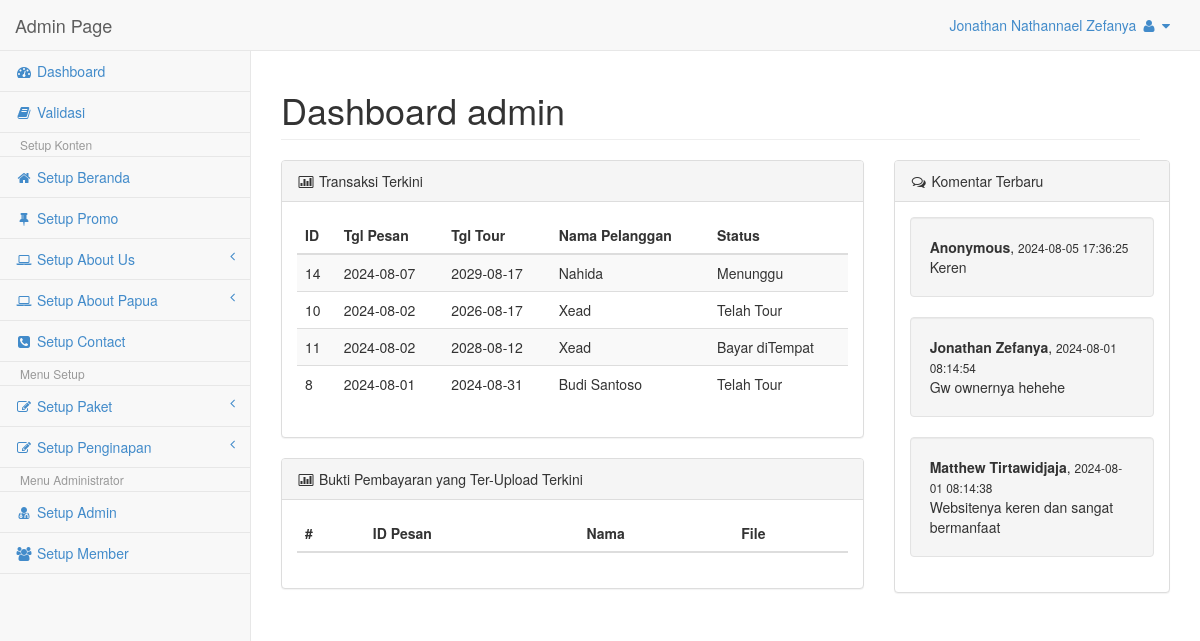
The app's page /Admin/home.php (signed in) with its own data.
### tables this page shows
CREATE TABLE `tbl_pesan` (
  `id_pesan` int NOT NULL,
  `id_user` int NOT NULL,
  `id_paket` int NOT NULL,
  `id_hotel` int NOT NULL,
  `tgl_pesan` date NOT NULL,
  `tgl_tour` date NOT NULL,
  `status` char(2) NOT NULL DEFAULT 'S1'
);

CREATE TABLE `tbl_user` (
  `id_user` int NOT NULL,
  `nama_user` varchar(30) NOT NULL,
  `email_user` varchar(50) NOT NULL,
  `tipe_id` varchar(50) DEFAULT NULL,
  `no_id` varchar(30) DEFAULT NULL,
  `no_hp` varchar(14) DEFAULT NULL,
  `no_rek` varchar(50) DEFAULT NULL,
  `nama_rek` varchar(50) DEFAULT NULL,
  `username` varchar(30) NOT NULL,
  `password` varchar(12) NOT NULL,
  `tgl_lahir` varchar(30) DEFAULT NULL,
  `jekel` varchar(1) NOT NULL,
  `alamat` text
);

CREATE TABLE `komentar` (
  `id_komentar` int NOT NULL,
  `nama` varchar(50) NOT NULL,
  `komentar` text NOT NULL,
  `waktu` datetime NOT NULL
);

### Admin/home.php (the view, shortened to what this page needs)
<?php session_start();
if(isset($_SESSION['user_admin'])){
	include "../config/koneksi.php";
	$level		=$_SESSION['level'];
?>
<!DOCTYPE html>
<html>
<head>
    <link href="css/bootstrap.min.css" rel="stylesheet">
    <link href="font-awesome/css/font-awesome.css" rel="stylesheet">
    <link href="css/plugins/morris/morris-0.4.3.min.css" rel="stylesheet">
    <link href="css/plugins/timeline/timeline.css" rel="stylesheet">
    <link href="css/sb-admin.css" rel="stylesheet">
</head>
<body>
    <div id="wrapper">
		<?php
			if($level=='admin'){
				include"nav.php";
			}else if($level=='operator'){
				include"nav_operator.php";
			}else{
				echo "Anda tidak punya hak access!! Hayoo!! Siapa Anda??";
			}
		?>
        <div id="page-wrapper">
        	<div class="row col-lg-12">
            	<h1 class="page-header">Dashboard <?php echo $level; ?></h1>
            </div>
            <div class="row">
            <div class="col-lg-8">
            <div class="panel panel-default">
            	<div class="panel-heading">
                	<i class="fa fa-bar-chart-o fa-fw"></i> Transaksi Terkini
                </div>
                <div class="panel-body">
                	<div class="table-responsive">
                        <table class="table table-hover table-striped" id="dataTables-transaksi">
                            <thead>
                                <tr>
                                    <th class="text-left">ID</th>
                                    <th class="text-left">Tgl Pesan</th>
                                    <th class="text-left">Tgl Tour</th>
                                    <th class="text-left">Nama Pelanggan</th>
                                    <th class="text-left">Status</th>
                                </tr>
                            </thead>
                            <tbody>
                            <?php
                                $comot=mysqli_query($kon,"SELECT * FROM tbl_pesan, tbl_paket, tbl_hotel, tbl_user WHERE tbl_pesan.id_user=tbl_user.id_user AND tbl_pesan.id_paket=tbl_paket.id_paket AND tbl_pesan.id_hotel=tbl_hotel.id_hotel ORDER BY tgl_pesan DESC LIMIT 5");
                                while($isi_tbl=mysqli_fetch_array($comot))
                                {
                                $total_harga	=$isi_tbl['harga_paket']+$isi_tbl['harga'];
                                $now= date("Y-m-d");
                            ?>
                                <tr>
                                    <td><?php echo $isi_tbl['id_pesan'] ?></td>
                                    <td><?php echo $isi_tbl['tgl_pesan']; ?></td>
                                    <td><?php
                                    if($isi_tbl['tgl_tour']<$now){
                                        $txtS="Kadaluarsa!!";
                                        echo "<div class='tooltip-demo'><span data-toggle='tooltip' data-placement='top' title='".$txtS."'><div class='text-danger'><i class='fa fa-warning'></i>&nbsp".$isi_tbl['tgl_tour']."</div></span></div>";
                                    }else{
                                        echo $isi_tbl['tgl_tour'];
                                    }?></td>
                                    <td><?php echo $isi_tbl['nama_user']; ?></td>
                                    <td><div class="tooltip-demo"><span data-toggle="tooltip" data-placement="top"
                                        title="Total Harga <?php echo $total_harga; ?> IDR">
                                        <?php
                                        if($isi_tbl['status']=='S1'){
                                            $stat="Menunggu";
                                        }else if($isi_tbl['status']=='S2'){
                                            $stat="Lunas";
                                        }else if($isi_tbl['status']=='S3'){
                                            $stat="Bayar diTempat";
                                        }else if($isi_tbl['status']=='S4'){
                                            $stat="Telah Tour";
                                        }else{
                                            $stat="";
                                        }
                                        echo $stat;
                                        ?></span></div>
                                    </td>
                                </tr>
                            <?php
                                }
                            ?>
                            </tbody>
                        </table>
                	</div>
                </div>
            </div>
			<div class="panel panel-default">
            	<div class="panel-heading">
                	<i class="fa fa-bar-chart-o fa-fw"></i> Bukti Pembayaran yang Ter-Upload Terkini
                </div>
                <div class="panel-body">
                	<div class="table-responsive">
                        <table class="table table-hover table-striped" id="dataTables-transaksi">
                            <thead>
                                <tr>
                                    <th class="text-left">#</th>
                                    <th class="text-left">ID Pesan</th>
                                    <th class="text-left">Nama</th>
                                    <th class="text-left">File</th>
                                </tr>
                            </thead>
                        </table>
                	</div>
                </div>
            </div>
            </div>
            <div class="col-lg-4">
            <div class="panel panel-default">
            	<div class="panel-heading">
                	<i class="fa fa-comments-o fa-fw"></i> Komentar Terbaru
                </div>
                <div class="panel-body">
                   	<?php
					$comot_comen=mysqli_query($kon,"SELECT * FROM komentar ORDER BY waktu DESC LIMIT 3");
					while($isi_comen=mysqli_fetch_array($comot_comen))
					{ ?>
					<div class="well">
						<b><?php echo $isi_comen['nama']; ?></b>, <small><?php echo $isi_comen['waktu']; ?></small><br />
						<?php echo $isi_comen['komentar']; ?>
					</div>
					<?php
              		 }?>
                </div>
            </div>
            </div>
			<div class="col-lg-8">
            </div>
            </div>
        </div>
    </div>
</body>
</html>
<?php
}else{
	session_destroy();
	header('Location:index.php?status=Silahkan Login');
}
?>

### Admin/nav.php (shortened to what this page needs)
<?php
	include "../config/koneksi.php";
	$username=$_SESSION['user_admin'];
	$comot_admin=mysqli_query($kon,"select nama from tbl_admin where user_admin='$username'");
	$ngisi_admin=mysqli_fetch_array($comot_admin);
?>
<nav class="navbar navbar-default navbar-fixed-top" role="navigation" style="margin-bottom: 0">
    <div class="navbar-header">
        <a class="navbar-brand" href="home.php">Admin Page</a>
    </div>
    <ul class="nav navbar-top-links navbar-right">
        <li class="dropdown">
            <a class="dropdown-toggle" data-toggle="dropdown" href="#"><?php echo $ngisi_admin['nama']; ?>
                <i class="fa fa-user fa-fw"></i>  <i class="fa fa-caret-down"></i>
            </a>
        </li>
    </ul>
    <div class="navbar-default navbar-static-side" role="navigation">
        <div class="sidebar-collapse">
            <ul class="nav" id="side-menu">
                <li><a href="home.php"><i class="fa fa-dashboard fa-fw"></i> Dashboard</a></li>
                <li><a href="cekTransaksi.php"><i class="fa fa-book fa-fw"></i> Validasi</a>
                <li class="dropdown-header">Setup Konten</li>
                <li><a href="setupBeranda.php"><i class="fa fa-home fa-fw"></i> Setup Beranda</a>
                <li><a href="setupSlider.php"><i class="fa fa-thumb-tack fa-fw"></i> Setup Promo</a>
                <li>
                    <a href="#"><i class="fa fa-laptop fa-fw"></i> Setup About Us<span class="fa arrow"></span></a>
                </li>
                <li>
                    <a href="#"><i class="fa fa-laptop fa-fw"></i> Setup About Papua<span class="fa arrow"></span></a>
                </li>
                <li><a href="setupContact.php"><i class="fa fa-phone-square fa-fw"></i> Setup Contact</a>
                <li class="dropdown-header">Menu Setup</li>
                <li>
                    <a href="#"><i class="fa fa-edit fa-fw"></i> Setup Paket<span class="fa arrow"></span></a>
                </li>
                <li>
                    <a href="#"><i class="fa fa-edit fa-fw"></i> Setup Penginapan<span class="fa arrow"></span></a>
                </li>
                <li class="dropdown-header">Menu Administrator</li>
                <li><a href="setupAdmin.php"><i class="fa fa-user-md fa-fw"></i> Setup Admin</a>
                <li><a href="setupMember.php"><i class="fa fa-users fa-fw"></i> Setup Member</a>
            </ul>
        </div>
    </div>
</nav>

### Admin/css/sb-admin.css (style rules this page uses)
body { background-color: #f8f8f8; padding-top: 100px; }
@media (min-width:768px) { body { padding-top: 50px; } }
#wrapper { width: 100%; }
#page-wrapper { padding: 0 15px; min-height: 568px; background-color: #fff; }
@media (min-width:768px) { #page-wrapper { position: inherit; margin: 0 0 0 250px; padding: 0 30px; min-height: 1300px; border-left: 1px solid #e7e7e7; } }
.navbar-static-side ul li { border-bottom: 1px solid #e7e7e7; }
.navbar-top-links li { display: inline-block; }
.navbar-top-links li:last-child { margin-right: 15px; }
.navbar-top-links li a { padding: 15px; min-height: 50px; }
.arrow { float: right; }
.fa.arrow:before { content: "\f104"; }
@media (min-width:768px) { .navbar-static-side { z-index: 1; position: absolute; width: 250px; margin-top: 51px; } }

### records on screen
tbl_pesan: id_pesan "14", tgl_pesan "2024-08-07", tgl_tour "2029-08-17", id_user.nama_user "Nahida", status "Menunggu"
tbl_pesan: id_pesan "10", tgl_pesan "2024-08-02", tgl_tour "2026-08-17", id_user.nama_user "Xead", status "Telah Tour"
tbl_pesan: id_pesan "11", tgl_pesan "2024-08-02", tgl_tour "2028-08-12", id_user.nama_user "Xead", status "Bayar diTempat"
tbl_pesan: id_pesan "8", tgl_pesan "2024-08-01", tgl_tour "2024-08-31", id_user.nama_user "Budi Santoso", status "Telah Tour"
komentar: nama "Anonymous", waktu "2024-08-05 17:36:25", komentar "Keren"
komentar: nama "Jonathan Zefanya", waktu "2024-08-01 08:14:54", komentar "Gw ownernya hehehe"
komentar: nama "Matthew Tirtawidjaja", waktu "2024-08-01 08:14:38", komentar "Websitenya keren dan sangat bermanfaat"

### other values on screen
$ngisi_admin['nama'] "Jonathan Nathannael Zefanya"
$level "admin"
